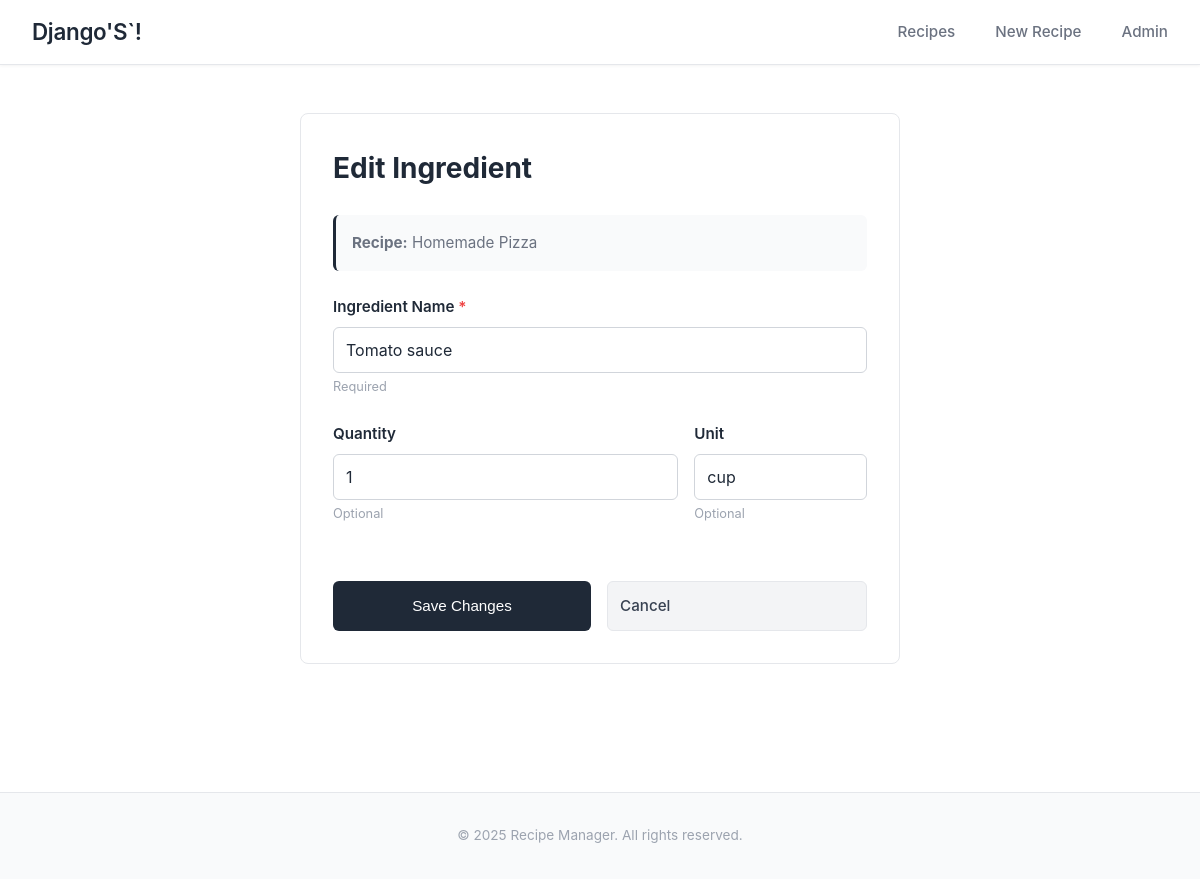
Screenshot of /recipe/15/ingredient/107/edit/ with the database file from the repository.
### recipes/models.py (models this page shows, shortened)
class Recipe(models.Model):
    title = models.CharField(max_length=200)
    description = models.TextField(blank=True, null=True)
    instructions = models.TextField(blank=True, null=True)
    prep_time = models.IntegerField(blank=True, null=True, help_text="Prep time in minutes")
    cook_time = models.IntegerField(blank=True, null=True, help_text="Cook time in minutes")
    servings = models.IntegerField(blank=True, null=True, default=4)
    created_at = models.DateTimeField(auto_now_add=True)
    updated_at = models.DateTimeField(auto_now=True)

class Ingredient(models.Model):
    name = models.CharField(max_length=100)
    recipe = models.ForeignKey(Recipe, on_delete=models.CASCADE, related_name='ingredients')
    quantity = models.CharField(max_length=100, blank=True, null=True)
    unit = models.CharField(max_length=50, blank=True, null=True)
    order = models.IntegerField(default=0) #ordering ingredients
    class Meta:
        ordering = ['order', 'id']

### recipes/views.py (the view)
# urls.py: path('recipe/<int:recipe_pk>/ingredient/<int:ingredient_pk>/edit/', views.ingredient_edit, name='ingredient_edit'),
def ingredient_edit(request, recipe_pk, ingredient_pk):
    recipe = get_object_or_404(Recipe, pk=recipe_pk)
    ingredient = get_object_or_404(Ingredient, pk=ingredient_pk, recipe=recipe)
    if request.method == 'POST':
        ingredient.name = request.POST.get('name', ingredient.name)
        ingredient.quantity = request.POST.get('quantity', ingredient.quantity)
        ingredient.unit = request.POST.get('unit', ingredient.unit)
        ingredient.save()
        return redirect('recipe_detail', pk=recipe.pk)
    return render(request, 'recipes/ingredient_form.html', {
        'recipe': recipe,
        'ingredient': ingredient
    })

### recipes/templates/recipes/ingredient_form.html (shortened to what this page needs)
{% extends 'recipes/base.html' %}
{% block content %}
    <div class="form-box">
        <h1>{% if ingredient %}Edit Ingredient{% else %}Add Ingredient{% endif %}</h1>
        <div class="recipe-context">
            <strong>Recipe:</strong> {{ recipe.title }}
        </div>
        <form method="POST">
            <div class="form-group">
                <label for="name">Ingredient Name <span class="required">*</span></label>
                <input
                    type="text"
                    id="name"
                    name="name"
                    required
                    value="{% if ingredient %}{{ ingredient.name }}{% endif %}"
                    placeholder="e.g., Flour, Sugar, Eggs"
                >
                <div class="hint">Required</div>
            </div>
            <div class="form-row">
                <div class="form-group">
                    <label for="quantity">Quantity</label>
                    <input
                        type="text"
                        id="quantity"
                        name="quantity"
                        value="{% if ingredient %}{{ ingredient.quantity }}{% endif %}"
                        placeholder="e.g., 2, 1.5, 3/4"
                    >
                    <div class="hint">Optional</div>
                </div>
                <div class="form-group">
                    <label for="unit">Unit</label>
                    <input
                        type="text"
                        id="unit"
                        name="unit"
                        value="{% if ingredient %}{{ ingredient.unit }}{% endif %}"
                        placeholder="e.g., cups, tbsp"
                    >
                    <div class="hint">Optional</div>
                </div>
            </div>
            <div class="button-group">
                <button type="submit" class="btn btn-primary">
                    {% if ingredient %}Save Changes{% else %}Add Ingredient{% endif %}
                </button>
                <a href="{% url 'recipe_detail' recipe.pk %}" class="btn btn-secondary">Cancel</a>
            </div>
        </form>
    </div>
{% endblock %}

### recipes/templates/recipes/base.html (style rules this page uses)
* { margin: 0; padding: 0; box-sizing: border-box; }
body { font-family: -apple-system, BlinkMacSystemFont, 'Segoe UI', Roboto, 'Helvetica Neue', Arial, sans-serif; background-color: #ffffff; color: #1f2937; line-height: 1.6; }
.btn { padding: 10px 20px; border: none; border-radius: 6px; cursor: pointer; font-size: 0.95em; text-decoration: none; display: inline-block; font-weight: 500; }
.btn-primary { background-color: #1f2937; color: white; }
.btn-secondary { background-color: #f3f4f6; color: #374151; border: 1px solid #e5e7eb; }

### recipes/templates/recipes/ingredient_form.html (style rules this page uses)
.form-box { max-width: 600px; margin: 0 auto; background: white; padding: 2rem; border: 1px solid #e5e7eb; border-radius: 8px; }
.form-box h1 { color: #1f2937; margin-bottom: 1.5rem; font-size: 1.75em; font-weight: 700; }
.recipe-context { background-color: #f9fafb; padding: 1rem; border-left: 3px solid #1f2937; margin-bottom: 1.5rem; border-radius: 6px; color: #6b7280; font-size: 0.95em; }
.form-group { margin-bottom: 1.5rem; }
label { display: block; margin-bottom: 0.5rem; font-weight: 600; color: #1f2937; font-size: 0.95em; }
input[type="text"] { width: 100%; padding: 0.75rem; border: 1px solid #d1d5db; border-radius: 6px; font-family: inherit; font-size: 1em; box-sizing: border-box; transition: border-color 0.2s ease; color: #1f2937; }
.form-row { display: grid; grid-template-columns: 2fr 1fr; gap: 1rem; }
.button-group { display: flex; gap: 1rem; margin-top: 2rem; }
.button-group .btn { flex: 1; padding: 0.75rem; font-size: 0.95em; }
.hint { font-size: 0.8em; color: #9ca3af; margin-top: 0.25rem; }
.required { color: #ef4444; }

### rows the page displays
Recipe: title "Homemade Pizza"
Ingredient: name "Tomato sauce", quantity "1", unit "cup"
